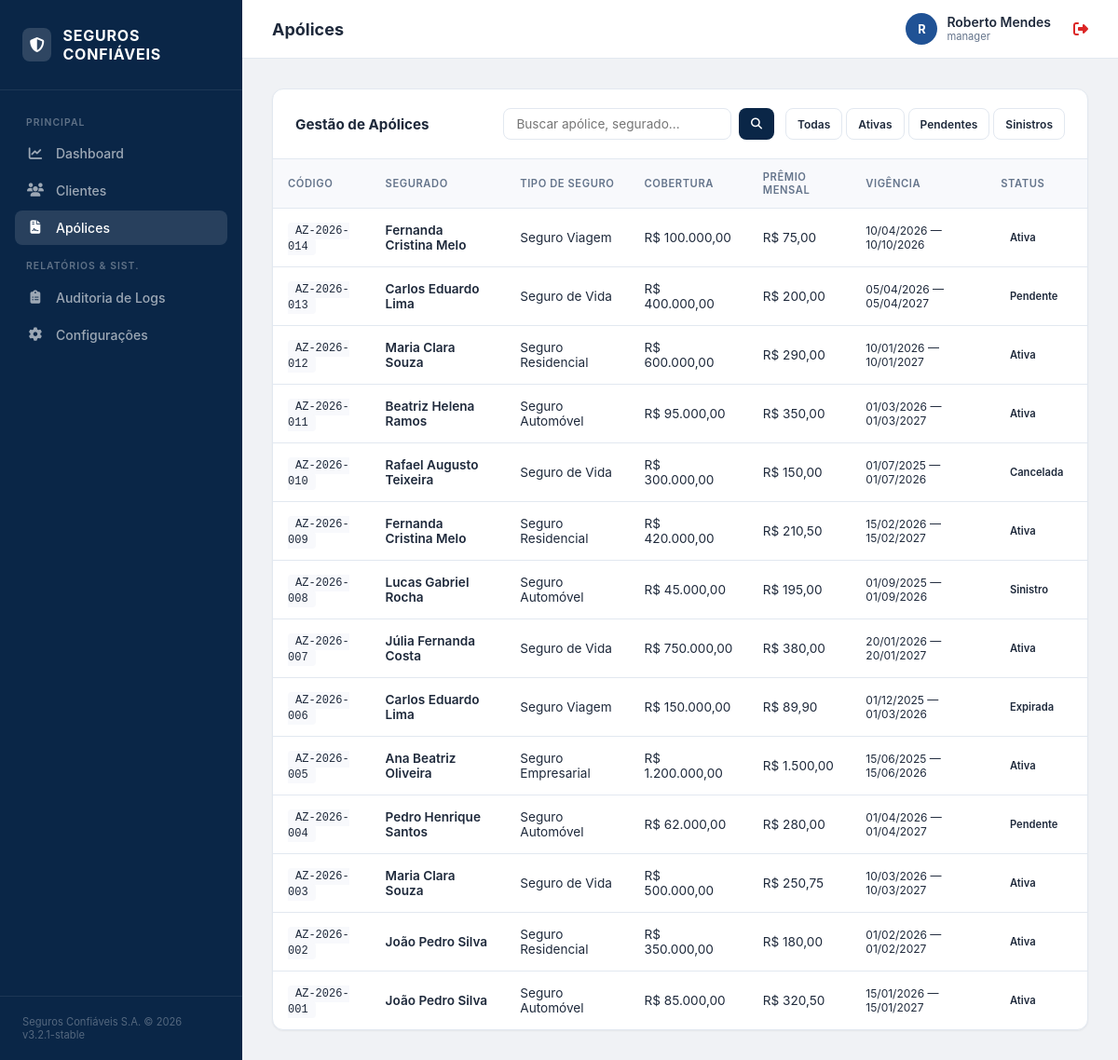
/policies.php (signed in), run on the app's committed database.
### tables this page shows
CREATE TABLE IF NOT EXISTS apolices (
    id INT AUTO_INCREMENT PRIMARY KEY,
    codigo VARCHAR(20),
    cliente_id INT,
    tipo VARCHAR(100),
    valor_cobertura DECIMAL(12,2),
    premio_mensal DECIMAL(10,2),
    status VARCHAR(30) DEFAULT 'Ativa',
    data_inicio DATE,
    data_fim DATE,
    observacoes TEXT,
    FOREIGN KEY (cliente_id) REFERENCES clientes(id)
);

CREATE TABLE IF NOT EXISTS clientes (
    id INT AUTO_INCREMENT PRIMARY KEY,
    nome VARCHAR(255),
    email VARCHAR(255),
    cpf VARCHAR(20),
    telefone VARCHAR(20),
    endereco VARCHAR(255),
    foto VARCHAR(255),
    created_at DATETIME DEFAULT CURRENT_TIMESTAMP
);

### includes/db.php (called while the page is built, shortened)
<?php
function badgeClass($status) {
    switch($status) {
        case 'Ativa': return 'badge-success';
        case 'Pendente': return 'badge-warning';
        case 'Sinistro': return 'badge-danger';
        case 'Cancelada': return 'badge-secondary';
        default: return '';
    }
}
?>

### policies.php (the view, shortened to what this page needs)
<?php
require_once 'includes/db.php';
$search = $_GET['q'] ?? '';
$filter = $_GET['status'] ?? '';
$sql = "SELECT a.*, c.nome as segurado FROM apolices a JOIN clientes c ON a.cliente_id = c.id WHERE 1=1";
$sql .= " ORDER BY a.id DESC";
$result = $mysqli->query($sql);
include 'includes/layout/header.php';
include 'includes/layout/sidebar.php';
include 'includes/layout/topbar.php';
?>
<div class="card">
    <div class="card-header">
        <h3 class="card-title">Gestão de Apólices</h3>
        <div style="display: flex; gap: 0.75rem;">
            <form method="GET" class="search-box">
                <input type="text" name="q" placeholder="Buscar apólice, segurado..." value="<?= htmlspecialchars($search) ?>">
                <button type="submit" class="btn btn-primary btn-sm"><i class="fas fa-search"></i></button>
            </form>
            <div style="display: flex; gap: 4px;">
                <a href="policies.php" class="btn btn-outline btn-sm <?= !$filter ? 'btn-primary' : '' ?>">Todas</a>
                <a href="policies.php?status=Ativa" class="btn btn-outline btn-sm">Ativas</a>
                <a href="policies.php?status=Pendente" class="btn btn-outline btn-sm">Pendentes</a>
                <a href="policies.php?status=Sinistro" class="btn btn-outline btn-sm">Sinistros</a>
            </div>
        </div>
    </div>
    <div class="card-body" style="padding: 0;">
        <div class="table-wrapper">
            <table>
                <thead>
                    <tr>
                        <th>Código</th>
                        <th>Segurado</th>
                        <th>Tipo de Seguro</th>
                        <th>Cobertura</th>
                        <th>Prêmio Mensal</th>
                        <th>Vigência</th>
                        <th>Status</th>
                    </tr>
                </thead>
                <tbody>
                    <?php if ($result && $result->num_rows > 0): ?>
                        <?php while ($row = $result->fetch_assoc()): ?>
                        <tr>
                            <td><code style="background: var(--surface-alt); padding: 2px 8px; border-radius: 4px; font-size: 0.75rem;"><?= htmlspecialchars($row['codigo']) ?></code></td>
                            <td style="font-weight: 600;"><?= htmlspecialchars($row['segurado']) ?></td>
                            <td><?= htmlspecialchars($row['tipo']) ?></td>
                            <td>R$ <?= number_format($row['valor_cobertura'], 2, ',', '.') ?></td>
                            <td>R$ <?= number_format($row['premio_mensal'], 2, ',', '.') ?></td>
                            <td style="font-size: 0.75rem;">
                                <?= date('d/m/Y', strtotime($row['data_inicio'] ?? '')) ?> — <?= date('d/m/Y', strtotime($row['data_fim'] ?? '')) ?>
                            </td>
                            <td><span class="badge <?= badgeClass($row['status']) ?>"><?= htmlspecialchars($row['status']) ?></span></td>
                        </tr>
                        <?php endwhile; ?>
                    <?php endif; ?>
                </tbody>
            </table>
        </div>
    </div>
</div>
<?php include 'includes/layout/footer.php'; ?>

### assets/css/style.css (style rules this page uses)
:root { --primary: #0a2647; --primary-light: #144272; --accent: #205295; --accent-light: #2c74b3; --success: #059669; --warning: #d97706; --danger: #dc2626; --info: #0284c7; --bg: #f0f2f5; --surface: #ffffff; --surface-alt: #f8f9fc; --text: #1e293b; --text-muted: #64748b; --text-light: #94a3b8; --border: #e2e8f0; --shadow-sm: 0 1px 2px 0 rgb(0 0 0 / 0.05); --shadow: 0 1px 3px 0 rgb(0 0 0 / 0.1), 0 1px 2px -1px rgb(0 0 0 / 0.1); --shadow-md: 0 4px 6px -1px rgb(0 0 0 / 0.1), 0 2px 4px -2px rgb(0 0 0 / 0.1); --radius: 8px; --radius-lg: 12px; }
*, *::before, *::after { margin: 0; padding: 0; box-sizing: border-box; }
body { font-family: 'Inter', -apple-system, system-ui, sans-serif; background: var(--bg); color: var(--text); -webkit-font-smoothing: antialiased; }
a { color: inherit; text-decoration: none; }
.card { background: white; border: 1px solid var(--border); border-radius: var(--radius-lg); box-shadow: var(--shadow-sm); }
.card-header { padding: 1.25rem 1.5rem; border-bottom: 1px solid var(--border); display: flex; justify-content: space-between; align-items: center; }
.card-title { font-size: 0.95rem; font-weight: 700; }
.card-body { padding: 1.5rem; }
.table-wrapper { overflow-x: auto; }
table { width: 100%; border-collapse: collapse; }
thead th { text-align: left; padding: 0.75rem 1rem; font-size: 0.7rem; font-weight: 600; text-transform: uppercase; letter-spacing: 0.05em; color: var(--text-muted); border-bottom: 1px solid var(--border); background: var(--surface-alt); }
tbody td { padding: 0.875rem 1rem; font-size: 0.85rem; border-bottom: 1px solid var(--border); vertical-align: middle; }
tbody tr:last-child td { border-bottom: none; }
.badge { display: inline-block; padding: 0.2rem 0.6rem; border-radius: 50px; font-size: 0.7rem; font-weight: 600; }
.btn { display: inline-flex; align-items: center; gap: 8px; padding: 0.55rem 1.1rem; border-radius: var(--radius); font-size: 0.8rem; font-weight: 600; font-family: inherit; cursor: pointer; border: 1px solid transparent; transition: all 0.15s; }
.btn-primary { background: var(--primary); color: white; }
.btn-outline { background: white; border-color: var(--border); color: var(--text); }
.btn-sm { padding: 0.35rem 0.75rem; font-size: 0.75rem; }
.search-box { display: flex; gap: 0.5rem; max-width: 350px; }
.search-box input { flex: 1; padding: 0.5rem 0.85rem; border: 1px solid var(--border); border-radius: var(--radius); font-size: 0.85rem; font-family: inherit; }

### data on the page
apolices: codigo "AZ-2026-014", cliente.nome "Fernanda Cristina Melo", tipo "Seguro Viagem", valor_cobertura "100.000,00", premio_mensal "75,00", data_inicio "10/04/2026", data_fim "10/10/2026", status "Ativa"
apolices: codigo "AZ-2026-013", cliente.nome "Carlos Eduardo Lima", tipo "Seguro de Vida", valor_cobertura "400.000,00", premio_mensal "200,00", data_inicio "05/04/2026", data_fim "05/04/2027", status "Pendente"
apolices: codigo "AZ-2026-012", cliente.nome "Maria Clara Souza", tipo "Seguro Residencial", valor_cobertura "600.000,00", premio_mensal "290,00", data_inicio "10/01/2026", data_fim "10/01/2027", status "Ativa"
apolices: codigo "AZ-2026-011", cliente.nome "Beatriz Helena Ramos", tipo "Seguro Automóvel", valor_cobertura "95.000,00", premio_mensal "350,00", data_inicio "01/03/2026", data_fim "01/03/2027", status "Ativa"
apolices: codigo "AZ-2026-010", cliente.nome "Rafael Augusto Teixeira", tipo "Seguro de Vida", valor_cobertura "300.000,00", premio_mensal "150,00", data_inicio "01/07/2025", data_fim "01/07/2026", status "Cancelada"
apolices: codigo "AZ-2026-009", cliente.nome "Fernanda Cristina Melo", tipo "Seguro Residencial", valor_cobertura "420.000,00", premio_mensal "210,50", data_inicio "15/02/2026", data_fim "15/02/2027", status "Ativa"
apolices: codigo "AZ-2026-008", cliente.nome "Lucas Gabriel Rocha", tipo "Seguro Automóvel", valor_cobertura "45.000,00", premio_mensal "195,00", data_inicio "01/09/2025", data_fim "01/09/2026", status "Sinistro"
apolices: codigo "AZ-2026-007", cliente.nome "Júlia Fernanda Costa", tipo "Seguro de Vida", valor_cobertura "750.000,00", premio_mensal "380,00", data_inicio "20/01/2026", data_fim "20/01/2027", status "Ativa"
apolices: codigo "AZ-2026-006", cliente.nome "Carlos Eduardo Lima", tipo "Seguro Viagem", valor_cobertura "150.000,00", premio_mensal "89,90", data_inicio "01/12/2025", data_fim "01/03/2026", status "Expirada"
apolices: codigo "AZ-2026-005", cliente.nome "Ana Beatriz Oliveira", tipo "Seguro Empresarial", valor_cobertura "1.200.000,00", premio_mensal "1.500,00", data_inicio "15/06/2025", data_fim "15/06/2026", status "Ativa"
apolices: codigo "AZ-2026-004", cliente.nome "Pedro Henrique Santos", tipo "Seguro Automóvel", valor_cobertura "62.000,00", premio_mensal "280,00", data_inicio "01/04/2026", data_fim "01/04/2027", status "Pendente"
apolices: codigo "AZ-2026-003", cliente.nome "Maria Clara Souza", tipo "Seguro de Vida", valor_cobertura "500.000,00", premio_mensal "250,75", data_inicio "10/03/2026", data_fim "10/03/2027", status "Ativa"
apolices: codigo "AZ-2026-002", cliente.nome "João Pedro Silva", tipo "Seguro Residencial", valor_cobertura "350.000,00", premio_mensal "180,00", data_inicio "01/02/2026", data_fim "01/02/2027", status "Ativa"
apolices: codigo "AZ-2026-001", cliente.nome "João Pedro Silva", tipo "Seguro Automóvel", valor_cobertura "85.000,00", premio_mensal "320,50", data_inicio "15/01/2026", data_fim "15/01/2027", status "Ativa"

### other printed values
$pageTitle "Apólices"
substr($_SESSION['user'] ?? 'U', 0, 1) "R"
$_SESSION['user'] "Roberto Mendes"
$_SESSION['role'] "manager"
